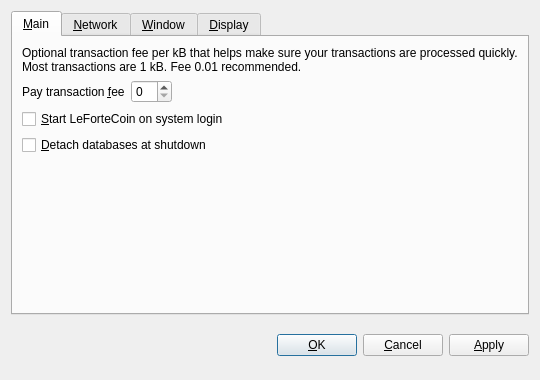
<?xml version="1.0" encoding="UTF-8"?>
<ui version="4.0">
 <class>OptionsDialog</class>
 <widget class="QDialog" name="OptionsDialog">
  <property name="geometry">
   <rect>
    <x>0</x>
    <y>0</y>
    <width>540</width>
    <height>380</height>
   </rect>
  </property>
  <property name="windowTitle">
   <string>Options</string>
  </property>
  <property name="modal">
   <bool>true</bool>
  </property>
  <layout class="QVBoxLayout" name="verticalLayout">
   <item>
    <widget class="QTabWidget" name="tabWidget">
     <property name="tabPosition">
      <enum>QTabWidget::North</enum>
     </property>
     <property name="currentIndex">
      <number>0</number>
     </property>
     <widget class="QWidget" name="tabMain">
      <attribute name="title">
       <string>&amp;Main</string>
      </attribute>
      <layout class="QVBoxLayout" name="verticalLayout_Main">
       <item>
        <widget class="QLabel" name="transactionFeeInfoLabel">
         <property name="text">
          <string>Optional transaction fee per kB that helps make sure your transactions are processed quickly. Most transactions are 1 kB. Fee 0.01 recommended.</string>
         </property>
         <property name="textFormat">
          <enum>Qt::PlainText</enum>
         </property>
         <property name="wordWrap">
          <bool>true</bool>
         </property>
        </widget>
       </item>
       <item>
        <layout class="QHBoxLayout" name="horizontalLayout_Main">
         <item>
          <widget class="QLabel" name="transactionFeeLabel">
           <property name="text">
            <string>Pay transaction &amp;fee</string>
           </property>
           <property name="textFormat">
            <enum>Qt::PlainText</enum>
           </property>
           <property name="buddy">
            <cstring>transactionFee</cstring>
           </property>
          </widget>
         </item>
         <item>
          <widget class="BitcoinAmountField" name="transactionFee"/>
         </item>
         <item>
          <spacer name="horizontalSpacer_Main">
           <property name="orientation">
            <enum>Qt::Horizontal</enum>
           </property>
           <property name="sizeHint" stdset="0">
            <size>
             <width>40</width>
             <height>20</height>
            </size>
           </property>
          </spacer>
         </item>
        </layout>
       </item>
       <item>
        <widget class="QCheckBox" name="bitcoinAtStartup">
         <property name="toolTip">
          <string>Automatically start LeForteCoin after logging in to the system.</string>
         </property>
         <property name="text">
          <string>&amp;Start LeForteCoin on system login</string>
         </property>
        </widget>
       </item>
       <item>
        <widget class="QCheckBox" name="detachDatabases">
         <property name="toolTip">
          <string>Detach block and address databases at shutdown. This means they can be moved to another data directory, but it slows down shutdown. The wallet is always detached.</string>
         </property>
         <property name="text">
          <string>&amp;Detach databases at shutdown</string>
         </property>
        </widget>
       </item>
       <item>
        <spacer name="verticalSpacer_Main">
         <property name="orientation">
          <enum>Qt::Vertical</enum>
         </property>
         <property name="sizeHint" stdset="0">
          <size>
           <width>20</width>
           <height>40</height>
          </size>
         </property>
        </spacer>
       </item>
      </layout>
     </widget>
     <widget class="QWidget" name="tabNetwork">
      <attribute name="title">
       <string>&amp;Network</string>
      </attribute>
      <layout class="QVBoxLayout" name="verticalLayout_Network">
       <item>
        <widget class="QCheckBox" name="mapPortUpnp">
         <property name="toolTip">
          <string>Automatically open the LeForteCoin client port on the router. This only works when your router supports UPnP and it is enabled.</string>
         </property>
         <property name="text">
          <string>Map port using &amp;UPnP</string>
         </property>
        </widget>
       </item>
       <item>
        <widget class="QCheckBox" name="connectSocks">
         <property name="toolTip">
          <string>Connect to the LeForteCoin network through a SOCKS proxy (e.g. when connecting through Tor).</string>
         </property>
         <property name="text">
          <string>&amp;Connect through SOCKS proxy:</string>
         </property>
        </widget>
       </item>
       <item>
        <layout class="QHBoxLayout" name="horizontalLayout_Network">
         <item>
          <widget class="QLabel" name="proxyIpLabel">
           <property name="text">
            <string>Proxy &amp;IP:</string>
           </property>
           <property name="textFormat">
            <enum>Qt::PlainText</enum>
           </property>
           <property name="buddy">
            <cstring>proxyIp</cstring>
           </property>
          </widget>
         </item>
         <item>
          <widget class="QValidatedLineEdit" name="proxyIp">
           <property name="maximumSize">
            <size>
             <width>140</width>
             <height>16777215</height>
            </size>
           </property>
           <property name="toolTip">
            <string>IP address of the proxy (e.g. 127.0.0.1)</string>
           </property>
          </widget>
         </item>
         <item>
          <widget class="QLabel" name="proxyPortLabel">
           <property name="text">
            <string>&amp;Port:</string>
           </property>
           <property name="textFormat">
            <enum>Qt::PlainText</enum>
           </property>
           <property name="buddy">
            <cstring>proxyPort</cstring>
           </property>
          </widget>
         </item>
         <item>
          <widget class="QLineEdit" name="proxyPort">
           <property name="maximumSize">
            <size>
             <width>55</width>
             <height>16777215</height>
            </size>
           </property>
           <property name="toolTip">
            <string>Port of the proxy (e.g. 9050)</string>
           </property>
          </widget>
         </item>
         <item>
          <widget class="QLabel" name="socksVersionLabel">
           <property name="text">
            <string>SOCKS &amp;Version:</string>
           </property>
           <property name="textFormat">
            <enum>Qt::PlainText</enum>
           </property>
           <property name="buddy">
            <cstring>socksVersion</cstring>
           </property>
          </widget>
         </item>
         <item>
          <widget class="QValueComboBox" name="socksVersion">
           <property name="toolTip">
            <string>SOCKS version of the proxy (e.g. 5)</string>
           </property>
          </widget>
         </item>
         <item>
          <spacer name="horizontalSpacer_Network">
           <property name="orientation">
            <enum>Qt::Horizontal</enum>
           </property>
           <property name="sizeHint" stdset="0">
            <size>
             <width>40</width>
             <height>20</height>
            </size>
           </property>
          </spacer>
         </item>
        </layout>
       </item>
       <item>
        <spacer name="verticalSpacer_Network">
         <property name="orientation">
          <enum>Qt::Vertical</enum>
         </property>
         <property name="sizeHint" stdset="0">
          <size>
           <width>20</width>
           <height>40</height>
          </size>
         </property>
        </spacer>
       </item>
      </layout>
     </widget>
     <widget class="QWidget" name="tabWindow">
      <attribute name="title">
       <string>&amp;Window</string>
      </attribute>
      <layout class="QVBoxLayout" name="verticalLayout_Window">
       <item>
        <widget class="QCheckBox" name="minimizeToTray">
         <property name="toolTip">
          <string>Show only a tray icon after minimizing the window.</string>
         </property>
         <property name="text">
          <string>&amp;Minimize to the tray instead of the taskbar</string>
         </property>
        </widget>
       </item>
       <item>
        <widget class="QCheckBox" name="minimizeOnClose">
         <property name="toolTip">
          <string>Minimize instead of exit the application when the window is closed. When this option is enabled, the application will be closed only after selecting Quit in the menu.</string>
         </property>
         <property name="text">
          <string>M&amp;inimize on close</string>
         </property>
        </widget>
       </item>
       <item>
        <spacer name="verticalSpacer_Window">
         <property name="orientation">
          <enum>Qt::Vertical</enum>
         </property>
         <property name="sizeHint" stdset="0">
          <size>
           <width>20</width>
           <height>40</height>
          </size>
         </property>
        </spacer>
       </item>
      </layout>
     </widget>
     <widget class="QWidget" name="tabDisplay">
      <attribute name="title">
       <string>&amp;Display</string>
      </attribute>
      <layout class="QVBoxLayout" name="verticalLayout_Display">
       <item>
        <layout class="QHBoxLayout" name="horizontalLayout_1_Display">
         <item>
          <widget class="QLabel" name="langLabel">
           <property name="text">
            <string>User Interface &amp;language:</string>
           </property>
           <property name="textFormat">
            <enum>Qt::PlainText</enum>
           </property>
           <property name="buddy">
            <cstring>lang</cstring>
           </property>
          </widget>
         </item>
         <item>
          <widget class="QValueComboBox" name="lang">
           <property name="toolTip">
            <string>The user interface language can be set here. This setting will take effect after restarting LeForteCoin.</string>
           </property>
          </widget>
         </item>
        </layout>
       </item>
       <item>
        <layout class="QHBoxLayout" name="horizontalLayout_2_Display">
         <item>
          <widget class="QLabel" name="unitLabel">
           <property name="text">
            <string>&amp;Unit to show amounts in:</string>
           </property>
           <property name="textFormat">
            <enum>Qt::PlainText</enum>
           </property>
           <property name="buddy">
            <cstring>unit</cstring>
           </property>
          </widget>
         </item>
         <item>
          <widget class="QValueComboBox" name="unit">
           <property name="toolTip">
            <string>Choose the default subdivision unit to show in the interface and when sending coins.</string>
           </property>
          </widget>
         </item>
        </layout>
       </item>
       <item>
        <widget class="QCheckBox" name="displayAddresses">
         <property name="toolTip">
          <string>Whether to show LeForteCoin addresses in the transaction list.</string>
         </property>
         <property name="text">
          <string>&amp;Display addresses in transaction list</string>
         </property>
        </widget>
       </item>
       <item>
        <widget class="QCheckBox" name="coinControlFeatures">
         <property name="toolTip">
          <string>Whether to show coin control features or not.</string>
         </property>
         <property name="text">
          <string>Display coin &amp;control features (experts only!)</string>
         </property>
        </widget>
       </item>
       <item>
        <spacer name="verticalSpacer_Display">
         <property name="orientation">
          <enum>Qt::Vertical</enum>
         </property>
         <property name="sizeHint" stdset="0">
          <size>
           <width>20</width>
           <height>40</height>
          </size>
         </property>
        </spacer>
       </item>
      </layout>
     </widget>
    </widget>
   </item>
   <item>
    <layout class="QHBoxLayout" name="horizontalLayout_Buttons">
     <item>
      <spacer name="horizontalSpacer_1">
       <property name="orientation">
        <enum>Qt::Horizontal</enum>
       </property>
       <property name="sizeHint" stdset="0">
        <size>
         <width>40</width>
         <height>48</height>
        </size>
       </property>
      </spacer>
     </item>
     <item>
      <widget class="QLabel" name="statusLabel">
       <property name="font">
        <font>
         <weight>75</weight>
         <bold>true</bold>
        </font>
       </property>
       <property name="text">
        <string/>
       </property>
       <property name="textFormat">
        <enum>Qt::PlainText</enum>
       </property>
       <property name="wordWrap">
        <bool>true</bool>
       </property>
      </widget>
     </item>
     <item>
      <spacer name="horizontalSpacer_2">
       <property name="orientation">
        <enum>Qt::Horizontal</enum>
       </property>
       <property name="sizeHint" stdset="0">
        <size>
         <width>40</width>
         <height>48</height>
        </size>
       </property>
      </spacer>
     </item>
     <item>
      <widget class="QPushButton" name="okButton">
       <property name="text">
        <string>&amp;OK</string>
       </property>
      </widget>
     </item>
     <item>
      <widget class="QPushButton" name="cancelButton">
       <property name="text">
        <string>&amp;Cancel</string>
       </property>
       <property name="autoDefault">
        <bool>false</bool>
       </property>
      </widget>
     </item>
     <item>
      <widget class="QPushButton" name="applyButton">
       <property name="text">
        <string>&amp;Apply</string>
       </property>
       <property name="autoDefault">
        <bool>false</bool>
       </property>
      </widget>
     </item>
    </layout>
   </item>
  </layout>
 </widget>
 <customwidgets>
  <customwidget>
   <class>BitcoinAmountField</class>
   <extends>QSpinBox</extends>
   <header>bitcoinamountfield.h</header>
  </customwidget>
  <customwidget>
   <class>QValueComboBox</class>
   <extends>QComboBox</extends>
   <header>qvaluecombobox.h</header>
  </customwidget>
  <customwidget>
   <class>QValidatedLineEdit</class>
   <extends>QLineEdit</extends>
   <header>qvalidatedlineedit.h</header>
  </customwidget>
 </customwidgets>
 <resources/>
 <connections/>
</ui>
